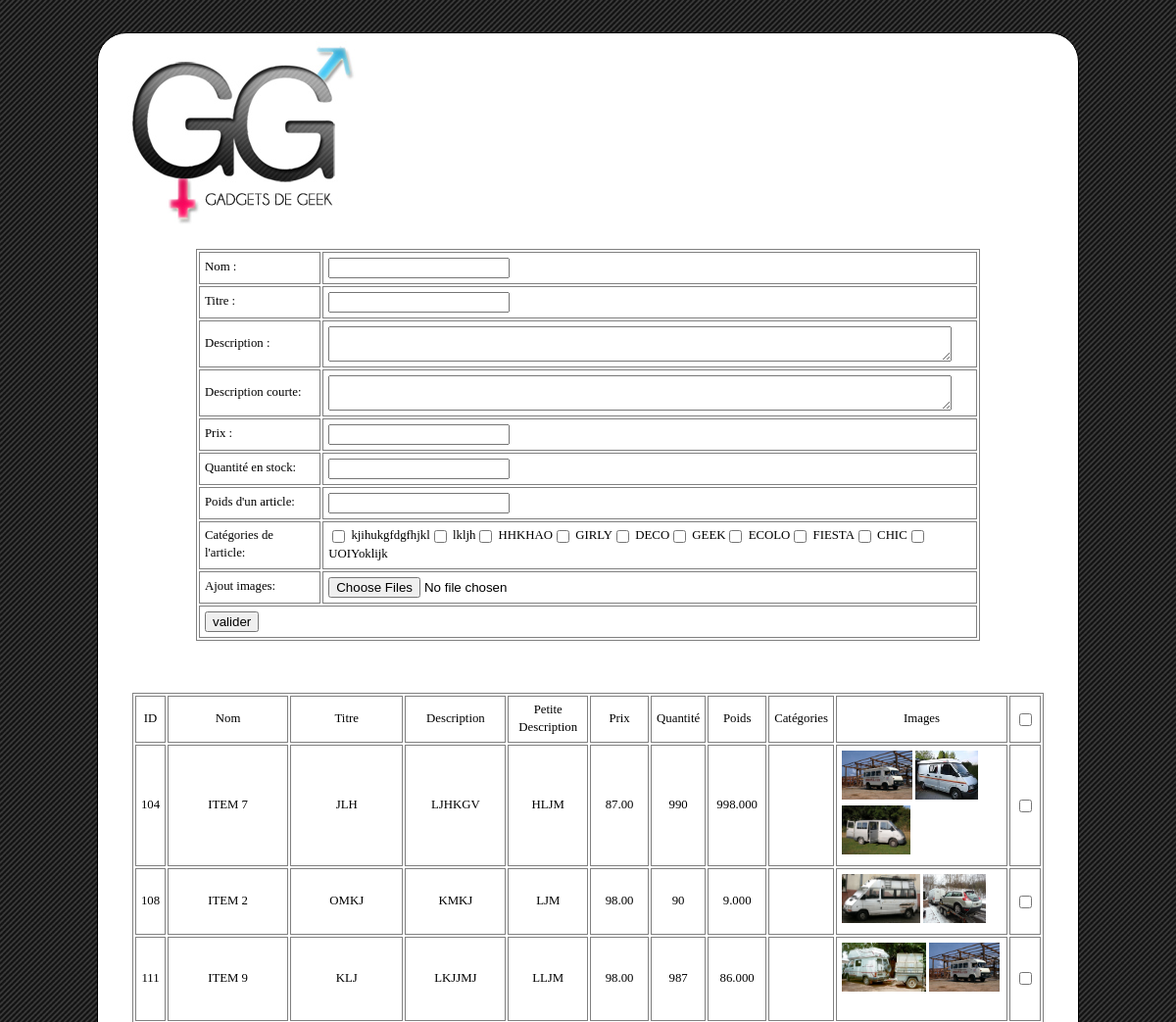
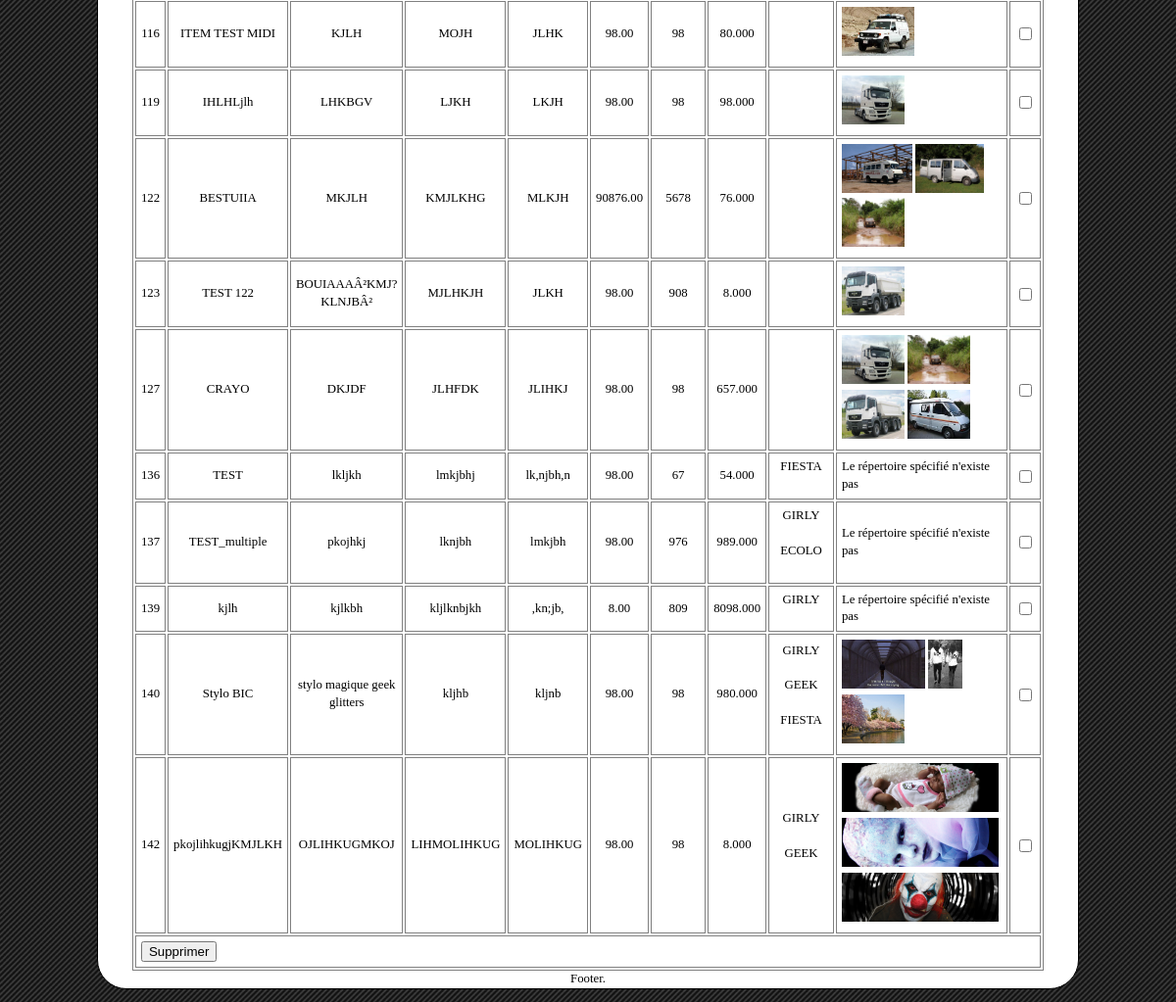
The app's page /backoffice/list_sup/ajout_articles.php with its own data (2 pictures, top to bottom).
### tables this page shows
CREATE TABLE IF NOT EXISTS `categories` (
  `id` int(11) NOT NULL AUTO_INCREMENT,
  `nomcat` varchar(45) NOT NULL,
  `desccat` varchar(250) NOT NULL,
  `image_cat` varchar(50) DEFAULT NULL,
  PRIMARY KEY (`id`)
);

CREATE TABLE IF NOT EXISTS `produits` (
  `id` int(11) NOT NULL AUTO_INCREMENT,
  `nomproduit` varchar(45) NOT NULL,
  `titreproduit` varchar(45) NOT NULL,
  `description_produit` varchar(250) NOT NULL,
  `cree_le` datetime DEFAULT NULL,
  `modifie_le` datetime DEFAULT NULL,
  `prixproduit` decimal(16,2) NOT NULL,
  `petite_description` varchar(120) DEFAULT NULL,
  `quantite` int(11) NOT NULL,
  `poids_produit` decimal(16,3) NOT NULL,
  PRIMARY KEY (`id`)
);

CREATE TABLE IF NOT EXISTS `produits_vers_cat` (
  `Produits_id` int(11) NOT NULL,
  `categories_id` int(11) NOT NULL,
  PRIMARY KEY (`Produits_id`,`categories_id`),
  KEY `fk_produits_vers_cat_Produits1_idx` (`Produits_id`),
  KEY `fk_produits_vers_cat_categories1_idx` (`categories_id`)
);

### backoffice/list_sup/liste.php (the view, shortened to what this page needs)
<?php
	$base = mysql_connect('localhost', 'root', '');
		$sql = "SELECT * FROM produits ORDER BY id ";
		$requete = mysql_query($sql, $base) or die ( "ERREUR SQL" .mysql_errno()."<br> type erreur:".mysql.error()."<br>\n");
		echo '<form method="POST" >';
		echo( "<table border=\"1\" cellpadding=\"1\" align=\"center\">\n");
		echo( "<tr>
		<td><div align=\"center\">ID</div></td>
		<td><div align=\"center\">Nom</div></td>
		<td><div align=\"center\">Titre</div></td>
		<td><div align=\"center\">Description</div></td>
		<td><div align=\"center\">Petite Description</div></td>
		<td><div align=\"center\">Prix</div></td>
		<td><div align=\"center\">Quantité<div></td>
		<td><div align=\"center\">Poids</div></td>
		<td><div align=\"center\">Catégories</div></td>
		<td><div align=\"center\">Images</div></td>
		<td width='40'><div align=\"center\"><input type='checkbox' onclick='cocherTout(this.checked);' /> </div></td>
		</tr>");
		while ($result = mysql_fetch_object($requete) )
		{
		echo ("<tr>\n");
		echo ( "<td><div align=\"center\">".$result->id."</div></td>\n" );
		echo ( "<td><div align=\"center\">".$result->nomproduit."</div></td>\n" );
		echo ( "<td><div align=\"center\">".$result->titreproduit."</div></td>\n" );
		echo ( "<td><div align=\"center\">".$result->description_produit."</div></td>\n" );
		echo ( "<td><div align=\"center\">".$result->petite_description."</div></td>\n" );
		echo ( "<td><div align=\"center\">".$result->prixproduit."</div></td>\n" );
		echo ( "<td><div align=\"center\">".$result->quantite."</div></td>\n" );
		echo ( "<td><div align=\"center\">".$result->poids_produit."</div></td>\n" );
				echo ( "<td><div align=\"center\">");
				$sql3 = "SELECT * FROM produits, produits_vers_cat, categories WHERE  produits_vers_cat.Produits_id=produits.id AND produits_vers_cat.categories_id=categories.id AND Produits.id = $result->id ";
							$requete3 = mysql_query($sql3, $base) or die ('Erreur SQL!<br />'.mysql_error());
							while ($result3 = mysql_fetch_object($requete3) )
							{
							echo $result3->nomcat. "<br> <br>" ;
							}
		echo ( "<td>");
				$urlphoto = "../produits/". $result->id . "/";
				$nomRepertoire = "../produits/". $result->id . "/";
				if (is_dir($nomRepertoire))
				   {
				   $dossier = opendir($nomRepertoire);
				   while ($Fichier = readdir($dossier))
					   {
					  if ($Fichier != "." AND $Fichier != ".." AND (stristr($Fichier,'.gif') OR stristr($Fichier,'.jpg') OR stristr($Fichier,'.png') OR stristr($Fichier,'.bmp')))
						{
						$h_vign = "50";
						$taille = getimagesize($nomRepertoire."/".$Fichier);
						$reduc  = floor(($h_vign*100)/($taille[1]));
						$l_vign = floor(($taille[0]*$reduc)/100);
						  echo '<a target="_blank" href="', $urlphoto, '/',$Fichier, '">';
						  echo '<img src="', $urlphoto, '/',$Fichier, '" ';
						  echo "width='$l_vign' height='$h_vign'>";
						  echo "</a>&nbsp;";
						  }
						}
				   }else{
				   echo' Le répertoire spécifié n\'existe pas';
				   }
		echo ( "</td>\n" );
		echo"<td><input type='checkbox' name='champ[]' value='".$result->id."'></td></tr>";
		}
		echo("<tr><td colspan='100%'><input type='submit' value='Supprimer'></td></tr></table>\n");
		echo '</form>';
	?>

### backoffice/list_sup/ajout_articles.php (shortened to what this page needs)
<!doctype html>
<html lang="fr">
<?php
	$base = mysql_connect('localhost', 'root', '');
?>
		<head>
		  <link rel="stylesheet" href="style.css">
		</head>
	<body>
	<div class="content">
		<header>
			<div id="page">
			<h1 id="header"> </h1>
			</div>
		</header>
		<section>
			  <article>
			  <?php
			$sql = "SELECT * FROM categories ORDER BY id ";
			$requete = mysql_query($sql, $base) or die ( "ERREUR SQL" .mysql_errno()."<br> type erreur:".mysql.error()."<br>\n");
			  ?>
							<table>
			  				<form  method="post" enctype="multipart/form-data">
								<tr>
									<td><label>Nom : </label></td>
									<td><input name="nom" type="text" maxlength="90" /></td>
								</tr>
								<tr>
									<td><label>Titre : </label>	</td>
									<td><input name="titre" type="text" maxlength="90" /></td>
								</tr>
								<tr>
									<td><label>Description : </label></td>
									<td><textarea type='text' name="description"></textarea></td>
								</tr>
								<tr>
									<td><label>Description courte: </label></td>
									<td><textarea type='text' name="descriptionbis"></textarea></td>
								</tr>
								<tr>
									<td><label>Prix : </label></td>
									<td><input name="prix" type="text" maxlength="20" /></td>
								</tr>
								<tr>
									<td><label>Quantité en stock: </label></td>
									<td><input name="qte" type="text" maxlength="20" /></td>
								</tr>
								<tr>
									<td><label>Poids d'un article: </label></td>
									<td><input name="poids" type="text" maxlength="20" /></td>
								</tr>
								<tr>
									<td><label>Catégories de l'article: </label></td>
									<td>
									<?php while ($result = mysql_fetch_object($requete) ) {
									echo ( "<input type='checkbox' name='catcheck[]' value='$result->id'> $result->nomcat" );
									}
									?>
									</td>
								</tr>
								<tr>
									<td>Ajout images: </td>
									<td><input type="file" name="files[]" multiple/></td>
								</tr>
								<tr><td colspan="100%"><input type = "submit" value="valider"></td></tr>
							</form>
							</table>
							<br>
							<br>
							<br>
							<?php
						include 'liste.php';
			?>
			  </article>
		</section>
		<footer>
		Footer.
		</footer>
	 </div>
	</body>
</html>

### backoffice/list_sup/style.css (style rules this page uses)
table { border-style: solid; border-width: 1px; margin-left: auto; margin-right: auto; border-color: grey; width: 800px; }
td { border-style: solid; border-width: 1px; border-color: grey; padding: 5px; }
html { font-size: 100%; }
body { margin: 0; padding: 1em; font-size: .8em; line-height: 1.4; color: black; background-color: grey; background-image:url(images/stripes1.jpg); }
section { clear:both; }
header { padding: 5px; height: 190px; margin-bottom:20px; }
footer { text-align: center; }
h1, h2, h3, h4, h5, h6 { margin: 1em 0 .5em 0; line-height: 1.2; font-weight: bold; font-style: normal; }
h1 { font-size: 1.75em; }
a { text-decoration: underline; }
a:link { color: #11C; }
a img { border: none; }
form, fieldset { margin: 0; padding: 0; border: none; }
input { vertical-align: middle; }
select, textarea { vertical-align: middle; width: 96%; }
.content { width : 80%; background-color : white; margin: auto; border-radius: 30px; margin-top: 20px; min-width: 1000px; border: 1px solid; }
#page { width: 300px; float: left; }
#page h1 { background: url('images/logo.jpg') top left no-repeat; margin: 3px; width: 233px; height: 187px; margin-left: 25px; }

### records on screen
categories: nomcat "kjihukgfdgfhjkl"
categories: nomcat "lkljh"
categories: nomcat "HHKHAO"
categories: nomcat "GIRLY"
categories: nomcat "DECO"
categories: nomcat "GEEK"
categories: nomcat "ECOLO"
categories: nomcat "FIESTA"
categories: nomcat "CHIC"
categories: nomcat "UOIYoklijk"
produits: id "104", nomproduit "ITEM 7", titreproduit "JLH", description_produit "LJHKGV", petite_description "HLJM", prixproduit "87.00", quantite "990", poids_produit "998.000"
produits: id "108", nomproduit "ITEM 2", titreproduit "OMKJ", description_produit "KMKJ", petite_description "LJM", prixproduit "98.00", quantite "90", poids_produit "9.000"
produits: id "111", nomproduit "ITEM 9", titreproduit "KLJ", description_produit "LKJJMJ", petite_description "LLJM", prixproduit "98.00", quantite "987", poids_produit "86.000"
produits: id "116", nomproduit "ITEM TEST MIDI", titreproduit "KJLH", description_produit "MOJH", petite_description "JLHK", prixproduit "98.00", quantite "98", poids_produit "80.000", shows a picture
produits: id "119", nomproduit "IHLHLjlh", titreproduit "LHKBGV", description_produit "LJKH", petite_description "LKJH", prixproduit "98.00", quantite "98", poids_produit "98.000"
produits: id "122", nomproduit "BESTUIIA", titreproduit "MKJLH", description_produit "KMJLKHG", petite_description "MLKJH", prixproduit "90876.00", quantite "5678", poids_produit "76.000"
produits: id "123", nomproduit "TEST 122", titreproduit "BOUIAAAÂ²KMJ?KLNJBÂ²", description_produit "MJLHKJH", petite_description "JLKH", prixproduit "98.00", quantite "908", poids_produit "8.000"
produits: id "127", nomproduit "CRAYO", titreproduit "DKJDF", description_produit "JLHFDK", petite_description "JLIHKJ", prixproduit "98.00", quantite "98", poids_produit "657.000"
produits: id "136", nomproduit "TEST", titreproduit "lkljkh", description_produit "lmkjbhj", petite_description "lk,njbh,n", prixproduit "98.00", quantite "67", poids_produit "54.000", shows "Le répertoire spécifié n"
produits_vers_cat: categories.nomcat "FIESTA"
produits: id "137", nomproduit "TEST_multiple", titreproduit "pkojhkj", description_produit "lknjbh", petite_description "lmkjbh", prixproduit "98.00", quantite "976", poids_produit "989.000", shows "Le répertoire spécifié n"
produits_vers_cat: categories.nomcat "GIRLY"
produits_vers_cat: categories.nomcat "ECOLO"
produits: id "139", nomproduit "kjlh", titreproduit "kjlkbh", description_produit "kljlknbjkh", petite_description ",kn;jb,", prixproduit "8.00", quantite "809", poids_produit "8098.000", shows "Le répertoire spécifié n"
produits_vers_cat: categories.nomcat "GIRLY"
produits: id "140", nomproduit "Stylo BIC", titreproduit "stylo magique geek glitters", description_produit "kljhb", petite_description "kljnb", prixproduit "98.00", quantite "98", poids_produit "980.000"
produits_vers_cat: categories.nomcat "GIRLY"
produits_vers_cat: categories.nomcat "GEEK"
produits_vers_cat: categories.nomcat "FIESTA"
produits: id "142", nomproduit "pkojlihkugjKMJLKH", titreproduit "OJLIHKUGMKOJ", description_produit "LIHMOLIHKUG", petite_description "MOLIHKUG", prixproduit "98.00", quantite "98", poids_produit "8.000"
produits_vers_cat: categories.nomcat "GIRLY"
produits_vers_cat: categories.nomcat "GEEK"
